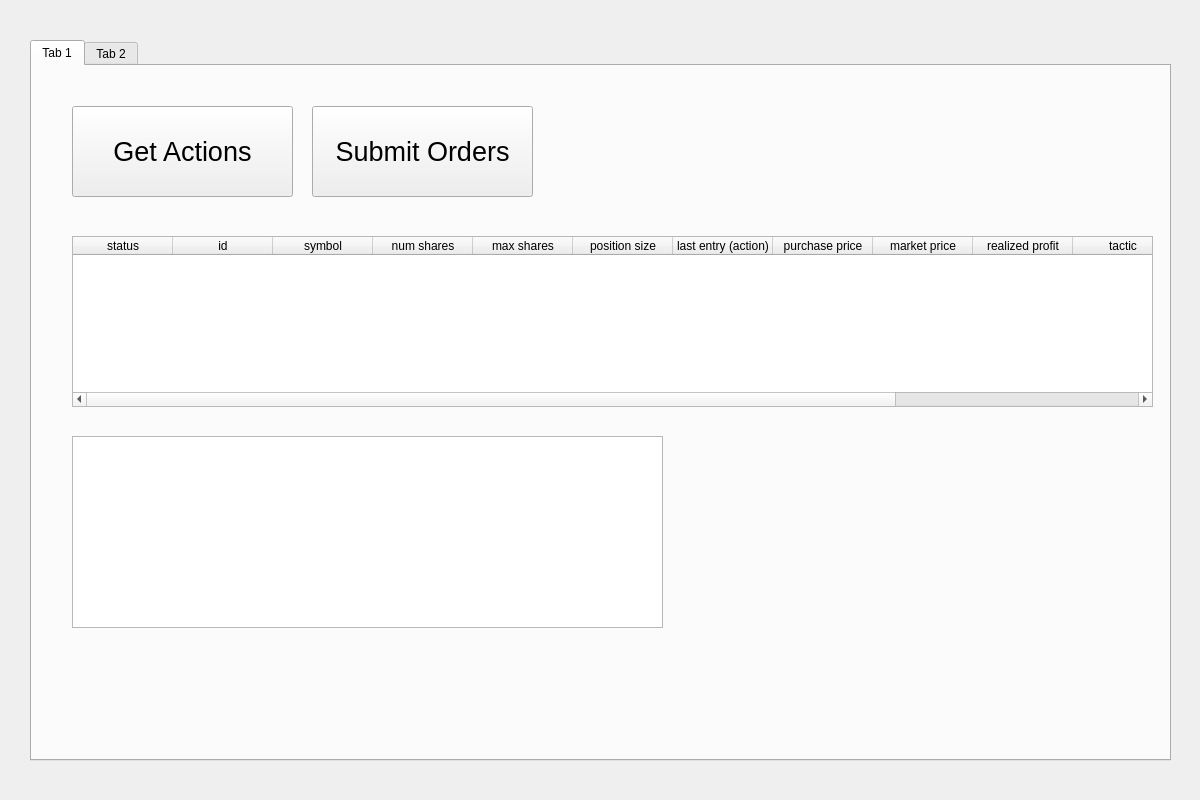
<?xml version="1.0" encoding="UTF-8"?>
<ui version="4.0">
 <class>MainForm</class>
 <widget class="QWidget" name="MainForm">
  <property name="geometry">
   <rect>
    <x>0</x>
    <y>0</y>
    <width>1200</width>
    <height>800</height>
   </rect>
  </property>
  <property name="windowTitle">
   <string>Form</string>
  </property>
  <widget class="QTabWidget" name="tabWidget">
   <property name="geometry">
    <rect>
     <x>30</x>
     <y>40</y>
     <width>1141</width>
     <height>721</height>
    </rect>
   </property>
   <property name="currentIndex">
    <number>0</number>
   </property>
   <widget class="QWidget" name="tab">
    <attribute name="title">
     <string>Tab 1</string>
    </attribute>
    <widget class="QPushButton" name="pushButton">
     <property name="geometry">
      <rect>
       <x>40</x>
       <y>40</y>
       <width>221</width>
       <height>91</height>
      </rect>
     </property>
     <property name="font">
      <font>
       <pointsize>20</pointsize>
      </font>
     </property>
     <property name="text">
      <string>Get Actions</string>
     </property>
    </widget>
    <widget class="QPushButton" name="pushButton_2">
     <property name="geometry">
      <rect>
       <x>280</x>
       <y>40</y>
       <width>221</width>
       <height>91</height>
      </rect>
     </property>
     <property name="font">
      <font>
       <pointsize>20</pointsize>
      </font>
     </property>
     <property name="text">
      <string>Submit Orders</string>
     </property>
    </widget>
    <widget class="QTableWidget" name="tableWidget">
     <property name="geometry">
      <rect>
       <x>40</x>
       <y>170</y>
       <width>1081</width>
       <height>171</height>
      </rect>
     </property>
     <column>
      <property name="text">
       <string>status</string>
      </property>
     </column>
     <column>
      <property name="text">
       <string>id</string>
      </property>
     </column>
     <column>
      <property name="text">
       <string>symbol</string>
      </property>
     </column>
     <column>
      <property name="text">
       <string>num shares</string>
      </property>
     </column>
     <column>
      <property name="text">
       <string>max shares</string>
      </property>
     </column>
     <column>
      <property name="text">
       <string>position size</string>
      </property>
     </column>
     <column>
      <property name="text">
       <string>last entry (action)</string>
      </property>
     </column>
     <column>
      <property name="text">
       <string>purchase price</string>
      </property>
     </column>
     <column>
      <property name="text">
       <string>market price</string>
      </property>
     </column>
     <column>
      <property name="text">
       <string>realized profit</string>
      </property>
     </column>
     <column>
      <property name="text">
       <string>tactic</string>
      </property>
     </column>
     <column>
      <property name="text">
       <string>action</string>
      </property>
     </column>
     <column>
      <property name="text">
       <string>transaction status</string>
      </property>
     </column>
    </widget>
    <widget class="QColumnView" name="columnView">
     <property name="geometry">
      <rect>
       <x>40</x>
       <y>370</y>
       <width>591</width>
       <height>192</height>
      </rect>
     </property>
    </widget>
   </widget>
   <widget class="QWidget" name="tab_2">
    <attribute name="title">
     <string>Tab 2</string>
    </attribute>
   </widget>
  </widget>
 </widget>
 <resources/>
 <connections/>
</ui>
